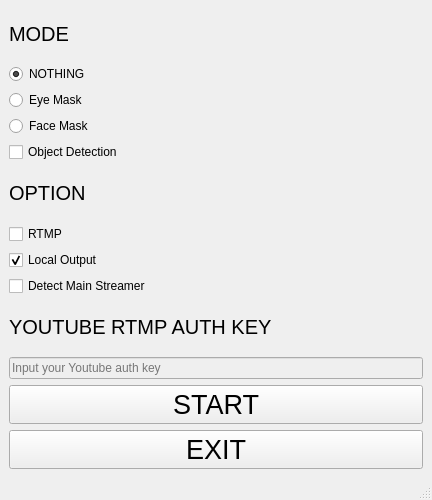
<?xml version="1.0" encoding="UTF-8"?>
<ui version="4.0">
 <class>MainWindow</class>
 <widget class="QMainWindow" name="MainWindow">
  <property name="geometry">
   <rect>
    <x>0</x>
    <y>0</y>
    <width>432</width>
    <height>500</height>
   </rect>
  </property>
  <property name="font">
   <font>
    <stylestrategy>PreferDefault</stylestrategy>
   </font>
  </property>
  <property name="cursor">
   <cursorShape>ArrowCursor</cursorShape>
  </property>
  <property name="windowTitle">
   <string>NNStreamer Example - EZStreamer</string>
  </property>
  <widget class="QWidget" name="centralwidget">
   <layout class="QVBoxLayout" name="verticalLayout">
    <item>
     <widget class="QLabel" name="mode_label">
      <property name="font">
       <font>
        <pointsize>15</pointsize>
       </font>
      </property>
      <property name="text">
       <string>MODE</string>
      </property>
     </widget>
    </item>
    <item>
     <widget class="QRadioButton" name="nothing_radio">
      <property name="text">
       <string>NOTHING</string>
      </property>
      <property name="checked">
       <bool>true</bool>
      </property>
     </widget>
    </item>
    <item>
     <widget class="QRadioButton" name="em_radio">
      <property name="text">
       <string>Eye Mask</string>
      </property>
     </widget>
    </item>
    <item>
     <widget class="QRadioButton" name="fm_radio">
      <property name="text">
       <string>Face Mask</string>
      </property>
     </widget>
    </item>
    <item>
     <widget class="QCheckBox" name="od_check">
      <property name="text">
       <string>Object Detection</string>
      </property>
     </widget>
    </item>
    <item>
     <widget class="QLabel" name="option_label">
      <property name="font">
       <font>
        <pointsize>15</pointsize>
       </font>
      </property>
      <property name="text">
       <string>OPTION</string>
      </property>
     </widget>
    </item>
    <item>
     <widget class="QCheckBox" name="rtmp_check">
      <property name="text">
       <string>RTMP</string>
      </property>
     </widget>
    </item>
    <item>
     <widget class="QCheckBox" name="lo_check">
      <property name="text">
       <string>Local Output</string>
      </property>
      <property name="checked">
       <bool>true</bool>
      </property>
     </widget>
    </item>
    <item>
     <widget class="QCheckBox" name="dm_check">
      <property name="text">
       <string>Detect Main Streamer</string>
      </property>
     </widget>
    </item>
    <item>
     <widget class="QLabel" name="auth_label">
      <property name="enabled">
       <bool>true</bool>
      </property>
      <property name="font">
       <font>
        <pointsize>15</pointsize>
       </font>
      </property>
      <property name="text">
       <string>YOUTUBE RTMP AUTH KEY</string>
      </property>
     </widget>
    </item>
    <item>
     <widget class="QLineEdit" name="auth_input">
      <property name="enabled">
       <bool>false</bool>
      </property>
      <property name="placeholderText">
       <string>Input your Youtube auth key</string>
      </property>
      <property name="clearButtonEnabled">
       <bool>false</bool>
      </property>
     </widget>
    </item>
    <item>
     <widget class="QPushButton" name="start_stop_button">
      <property name="font">
       <font>
        <pointsize>20</pointsize>
       </font>
      </property>
      <property name="text">
       <string>START</string>
      </property>
     </widget>
    </item>
    <item>
     <widget class="QPushButton" name="exit_button">
      <property name="font">
       <font>
        <pointsize>20</pointsize>
       </font>
      </property>
      <property name="text">
       <string>EXIT</string>
      </property>
     </widget>
    </item>
   </layout>
  </widget>
  <widget class="QStatusBar" name="statusbar"/>
 </widget>
 <resources/>
 <connections/>
</ui>
